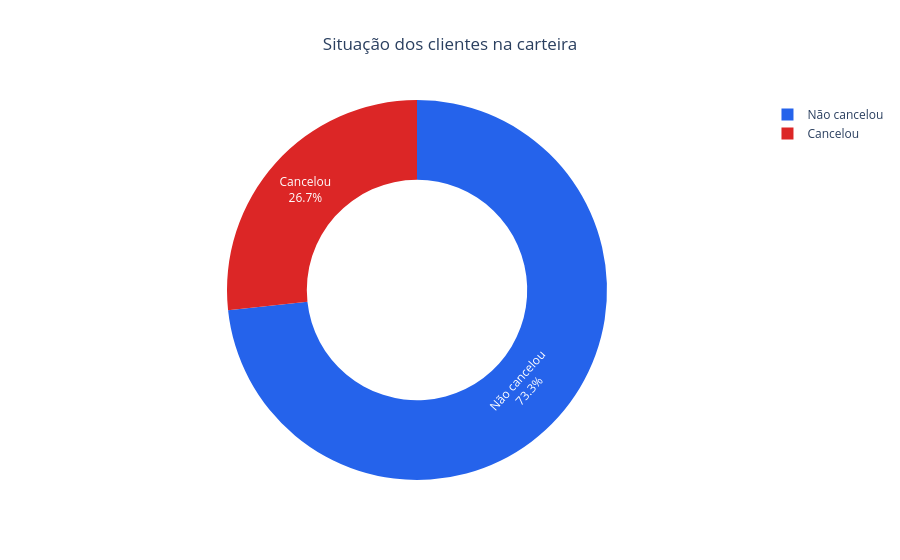

Notebook cell for this chart:
### Markdown cell above
## 5. Análise exploratória — perfil e comportamento de churn

### Pergunta 1 — Qual é a dimensão do cancelamento na carteira?

A taxa geral é a proporção de clientes cancelados em relação ao total de clientes. Nos próximos gráficos, sempre que a comparação for entre categorias (contrato, pagamento, serviços etc.), utilizaremos a **taxa dentro de cada categoria**, não somente a contagem de cancelados.

### Code cell
fig = px.pie(
    resumo_geral, names="Situação", values="Clientes", hole=0.58,
    color="Situação", color_discrete_map={"Não cancelou": "#2563EB", "Cancelou": "#DC2626"},
    title="Situação dos clientes na carteira", template="plotly_white"
)
fig.update_traces(textinfo="label+percent", hovertemplate="%{label}<br>Clientes: %{value:,}<extra></extra>")
fig.update_layout(title_x=0.5, legend_title_text="")
fig.show()

### Figure 1 — Plotly figure (JSON) as saved in the notebook; plotly's stock layout.template omitted (floating-point values rounded to 4 significant figures)
{"data": [{"customdata": [["Não cancelou"], ["Cancelou"]], "domain": {"x": [0, 1], "y": [0, 1]}, "hole": 0.58, "hovertemplate": "%{label}<br>Clientes: %{value:,}<extra></extra>", "labels": ["Não cancelou", "Cancelou"], "legendgroup": "", "marker": {"colors": ["#2563EB", "#DC2626"]}, "name": "", "showlegend": true, "textinfo": "label+percent", "type": "pie", "values": [4130, 1504]}], "layout": {"legend": {"title": {"text": ""}, "tracegroupgap": 0}, "title": {"text": "Situação dos clientes na carteira", "x": 0.5}}}
